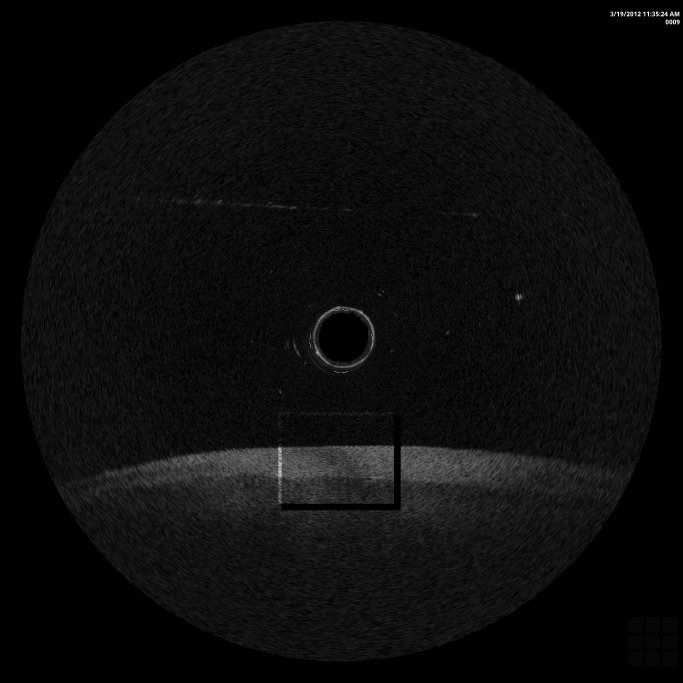
%> input picture Data/NM103 SR Frame 9.tif, 2048 x 2048 px, given in place of NM81 MC3M Frame 10.tif, which was not available (shown at 1/3 size)
$ octave autoscore_OCT2.m   (GNU Octave 9; MATLAB toolbox functions it lacks are replaced by stand-ins)
%> lines starting %> are read from the running program, lines starting %| are printed output that depends on the picture; in (x1, y1, x2, y2) boxes, pixels count from 0 and x2, y2 are one past the last pixel; in counts of white or black regions, pixels touching at a corner belong together; the program's own positions count from 1; pictures that were not available may be replaced by others from this repository, and a replacement may not be noted
%Do autoscoring:

%Get filenames:
%[filenames, pathname] = uigetfile('*.tif','Select the image file','MultiSelect', 'on');

%Change this according where files are located
pathname='Nikae kuvat\';

%Set this to 1 if you want to set area of interest yourself
%setAreaOfInterestManually=true;
setAreaOfInterestManually=false;

%path(path,'Z:\Matlab');

 filenames={   'NM81 MC3M Frame 10.tif'
    'NM82 P1M Frame 1.tif'
    'NM83 SR Frame 6.tif'
    'NM84 MC3L Frame 12.tif'
    'NM85 P1L Frame 1.tif'
    'NM101 MC3M Frame 6.tif'
    'NM102 P1M Frame 7.tif'
    'NM103 SR Frame 9.tif'
    'NM104 MC3L Frame 1.tif'
    'NM105 P1L Frame 3.tif'
    'NM111 MC3M Frame 1.tif'
    'NM112 P1M Frame 1 .tif'
    'NM113 SR Frame 18.tif'
    'NM114 MC3L Frame 1.tif'
    'NM115 P1L Frame 1.tif'
    'NM121 Frame 18.tif'
    'NM122 Frame 14.tif'
    'NM123 Frame 1.tif'
    'NM124 Frame 9.tif'
    'NM125 Frame 7.tif'
    'NM131 MC3MAA Frame 11.tif'
    'NM132 P1M Frame 1.tif'
    'NM133 SR Frame 26.tif'
    'NM134 MC3L Frame 8.tif'
    'NM135 P1L 1st Frame 12.tif'
    'NM136 MC3M Frame 1.tif'
    'NM151 MC3L Frame 9.tif'
    'NM152 P1L Frame 11.tif'
    'NM153SR frame13.tif'
    'NM154 MC3M 1st Frame 11.tif'
    'NM154 MC3MP Frame 9.tif'
    'NM155 P1M Frame 14.tif'
    'NM156 SRL 2nd Frame 1.tif'
    'NM161 MC3M 3th Frame 1.tif'
    'NM162 P1M Frame 1.tif'
    'NM163 SR Frame 1.tif'
    'NM164 MC3L Frame 1.tif'
    'NM165 P1L Frame 3.tif'
    'NM166 SRL frame 4.tif'
    'NM191 Frame 1.tif'
    'NM192 Frame 7.tif'
    'NM193 SR Frame 1.tif'
    'NM193 SRP 3 frame 36.tif'
    'NM194 Frame 5.tif'
    'NM195 Frame 11.tif'
    'NM211 MC3L rec5 Frame 20.tif'
    'NM212 P1L Frame 25.tif'
    'NM212 P1L retake frame 6.tif'
    'NM213 SR Frame 17.tif'
    'NM214 Frame 5.tif'
    'NM215 Frame 35.tif'
    'NM215 P1M retake Frame 8.tif'
    'NM221 MC3M Frame 17.tif'
    'NM222 P1M Frame 1.tif'
    'NM223 SR Frame 35.tif'
    'NM224 MC3L Frame 1.tif'
    'NM225 P1L Frame 6.tif'
    'NM231 MC3L 2nd Frame 1.tif'
    'NM232 P1L 1st Frame 10.tif'
    'NM233 SR Frame 1.tif'
    'NM234 MC3M Frame 1.tif'
    'NM235 P1M Frame 1.tif'
    'NM236 MC3LAA Frame 1.tif'
    'NM241 MC3M Frame 7.tif'
    'NM242 P1M 2nd Frame 8.tif'
    'NM243 SR Frame 1.tif'
    'NM244 MC3L Frame 16.tif'
    'NM245 P1L Frame 1.tif'
    'NM251 MC3M Frame 2.tif'
    'NM252 P1M Frame 9.tif'
    'NM253 SR Frame 49.tif'
    'NM254 MC3L Frame 23.tif'
    'NM255 P1L Frame 16.tif'
    'NM261 Frame 8.tif'
    'NM262 Frame 1.tif'
    'NM263 SR Frame 1.tif'
    'NM264 Frame 2.tif'
    'NM265 Frame 1.tif'
    'NM271 MC3LAA Frame 1.tif'
    'NM272 SR Frame 13.tif'
    'NM273 Frame 1.tif'
    'NM274 Frame 1.tif'
    'NM275 SRP OCD2 Frame 27.tif'
    'NM277 Frame 1.tif'
    'NM278 Frame 1.tif'
    'NM301 P1M Frame 4.tif'
    'NM302 SR Frame 1.tif'
    'NM303 MC3L Frame 1.tif'
    'NM304 P1L Frame 1.tif'
    'NM305 MC3M Frame 1.tif'
    'NM311 MC3M Frame 1.tif'
    'NM312 P1M 2nd Frame 11.tif'
    'NM313 SR Frame 17.tif'
    'NM314 MC3L Frame 1.tif'
    'NM315 P1L 1st Frame 12.tif'
    'NM331 MC3LAA Frame 17.tif'
    'NM332 P1L 2nd Frame 6.tif'
    'NM333 SR Frame 1.tif'
    'NM334 MC3M 2nd Frame 8.tif'
    'NM335 P1M 2nd Frame 3.tif'
    'NM336 MC3L Frame 1.tif'};

 N_im=length(filenames);

 II = imread(fullfile(pathname, filenames{1}));
%> II is the input picture: size 2048x2048 uint8; min 0, max 254, mean 12.7

 imsz=size(II);
%> imsz = [2048 2048]

 artefacts=cell(N_im,1);

 close all
 f=figure(1);

 set(f,'Position',[100,100,512,512])

 clear resim
 clear cellCartBoneInterface
 clear cellCartilageRotated

 for ii = 1:N_im
   disp(['ii = ',num2str(ii),'  Process ',filenames{ii}])
   %Read image
   II = imread(fullfile(pathname, filenames{ii}));
   %   Type of II
   %     class=uint8
   %     size= 2048 2048

   imsz=size(II);

   %Change class to double
   II=double(II);
%> II: size 2048x2048 double
   II=II-min(II(:));
   II=II./max(II(:));
   %imshow(II)

   %There is artefact-like round object. Remove by thresholding. Check that
   %this do not remove anything else.
   II2=II;
   II2(II>0.95)=0;
   %imshow(II-II2~=0)


   %Save for checking if needed
   %artefacts{ii}=imresize((II-II2)~=0,0.2);

   [m,n]=size(II2);
%> m = 2048; n = 2048
   center_row=m/2;
%> center_row = 1024
   center_col=n/2;
%> center_col = 1024

   imshow(II2)

   %% %%%%% FIND CATHEDER RADIUS AND MASK AUTOMATICALLY %%%%%%%%%%%%%%%%%%%

   BW=II2>0.21;%imshow(BW)
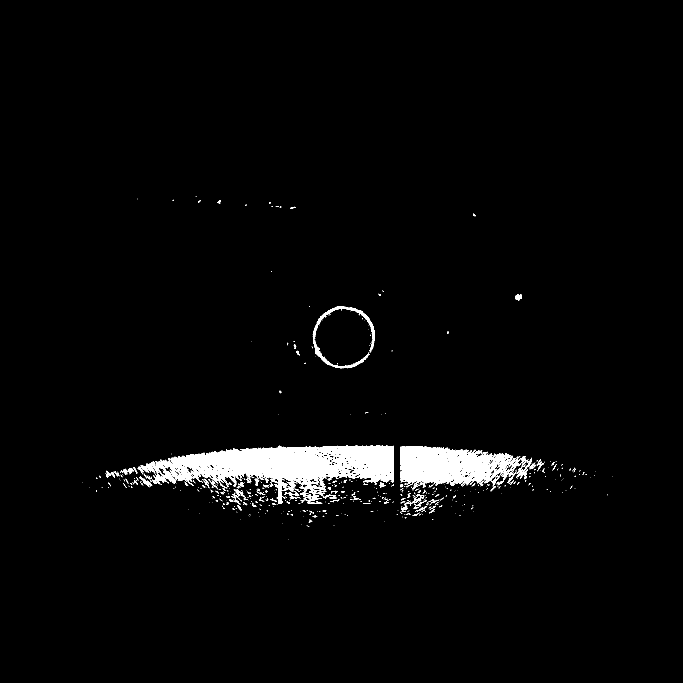
%> BW: size 2048x2048 logical (shown at 1/3 size); 2.5% white; 630 white regions (480 under 20 px), largest, box (x1, y1, x2, y2) and area: (438, 1336, 1182, 1511) 57941, (1202, 1338, 1539, 1468) 27132, (938, 919, 1125, 1055) 2360

   se=strel('arbitrary',true(5,5));
   BW=imclose(BW,se); imshow(BW)
%> after `BW=imclose(BW,se)`:
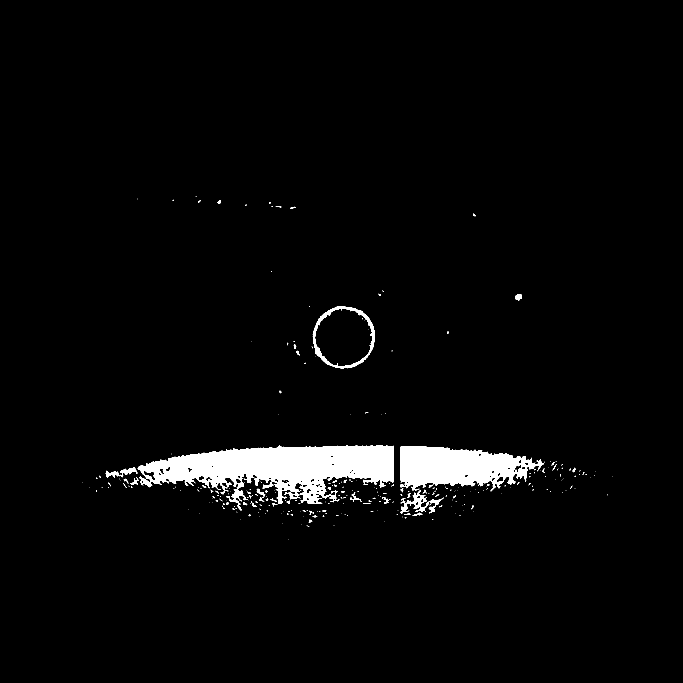
%> BW: size 2048x2048 logical (shown at 1/3 size); 3% white; 306 white regions (242 under 20 px), largest, box (x1, y1, x2, y2) and area: (413, 1335, 1182, 1531) 75138, (1202, 1338, 1632, 1474) 36709, (938, 919, 1125, 1105) 4455

   BW2 = imfill(BW,'holes');%imshow(BW2)
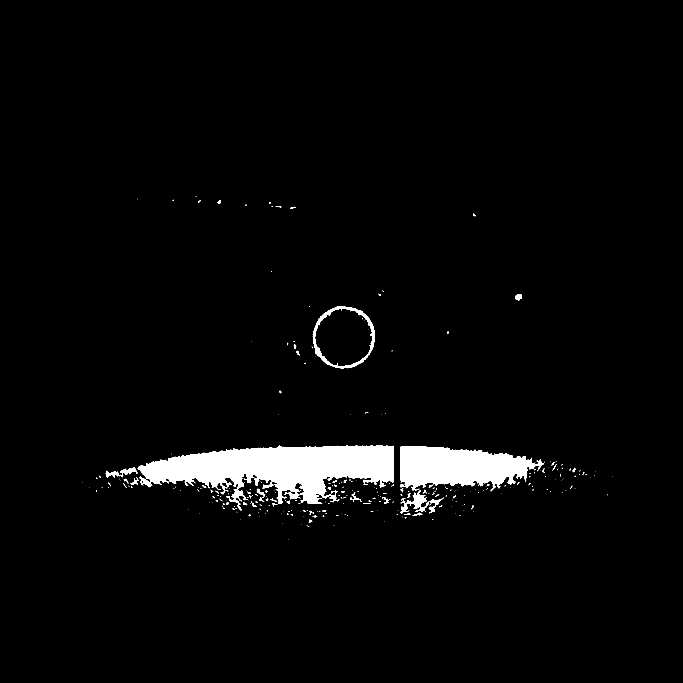
%> BW2: size 2048x2048 logical (shown at 1/3 size); 3.1% white; 304 white regions (240 under 20 px), largest, box (x1, y1, x2, y2) and area: (413, 1335, 1182, 1531) 78256, (1202, 1338, 1632, 1474) 37934, (938, 919, 1125, 1105) 4455

   BW2=bwselect(BW2, center_col, center_row);
%> BW2: size 2048x2048 logical; every value is 0

   se = strel('disk',3,0);


   BW2=imclose(BW2,se); imshow(BW)

   BW2 = imfill(BW2,'holes');%imshow(BW2)


%    se=strel('arbitrary',true(7,7));
%    BW=imclose(BW,se);
%    BW2 = imfill(BW,'holes');imshow(BW2)

   BWcatheder = bwselect(BW2, center_col, center_row);
   %imshow(BWcatheder)

   %Calculate catheders main and minor axes
   Stats = regionprops(BWcatheder,'Area','EquivDiameter','MajorAxisLength',...
     'MinorAxisLength','Centroid');
%> Stats = 0 regions

%> (the run ends here)
